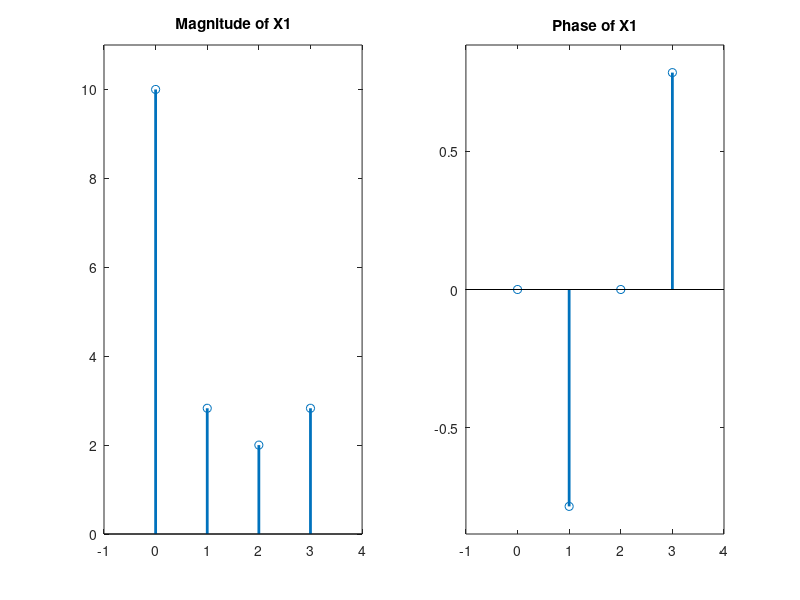
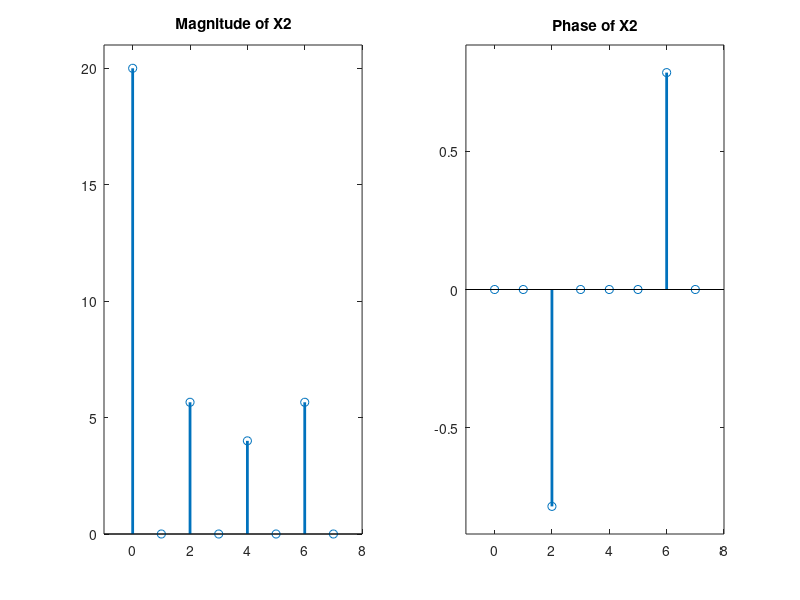
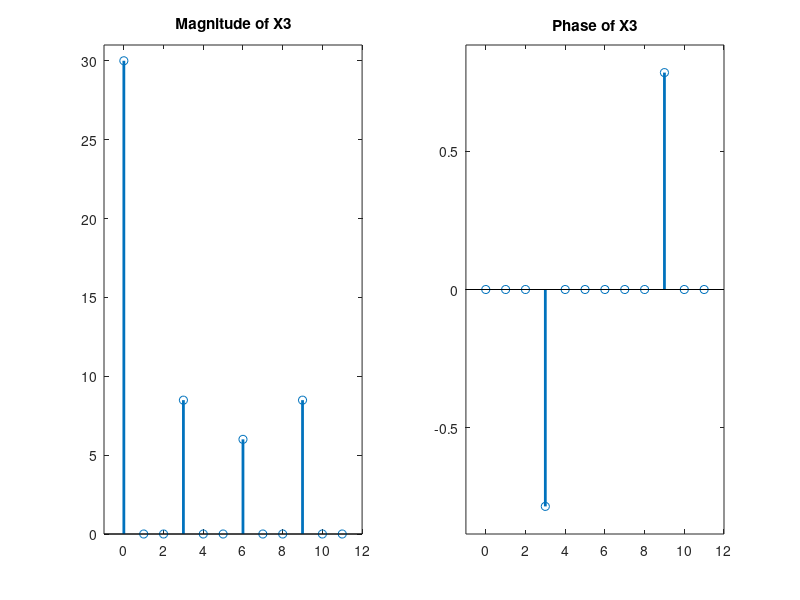

The MATLAB source for these figures, in order:
clc; clear all; close all;

x1 = [4 3 2 1];     N1 = length(x1);
x2 = [x1 x1];       N2 = length(x2);
x3 = [x1 x1 x1];    N3 = length(x3);

n1 = 0:1:((N1)-1);
n2 = 0:1:((N2)-1);
n3 = 0:1:((N3)-1);

%DFT 
X1 = fft(x1); X1 = transpose(X1);
X2 = fft(x2); X2 = transpose(X2);
X3 = fft(x3); X3 = transpose(X3);

figure(1)
subplot(1,2,1); stem(n1,abs(X1),'Linewidth',2); title('Magnitude of X1'); 
axis([-1 N1 0 max(abs(X1))+1])
subplot(1,2,2); stem(n1,angle(X1),'Linewidth',2); title('Phase of X1'); 
axis([-1 N1 min(angle(X1))-0.1 max(angle(X1))+0.1])

figure(2)
subplot(1,2,1); stem(n2,abs(X2),'Linewidth',2); title('Magnitude of X2'); 
axis([-1 N2 0 max(abs(X2))+1])
subplot(1,2,2); stem(n2,angle(X2),'Linewidth',2); title('Phase of X2'); 
axis([-1 N2 min(angle(X2))-0.1 max(angle(X2))+0.1])

figure(3)
subplot(1,2,1); stem(n3,abs(X3),'Linewidth',2); title('Magnitude of X3'); 
axis([-1 N3 0 max(abs(X3))+1])
subplot(1,2,2); stem(n3,angle(X3),'Linewidth',2); title('Phase of X3'); 
axis([-1 N3 min(angle(X3))-0.1 max(angle(X3))+0.1])

%figure; hold on; stem(abs(X1)); stem(abs(X2)); stem(abs(X3));
%figure; hold on; stem(angle(X1)); angle(abs(X2)); angle(abs(X3));

xx1 = ifft(X1);
xx2 = ifft(X2);
xx3 = ifft(X3);
